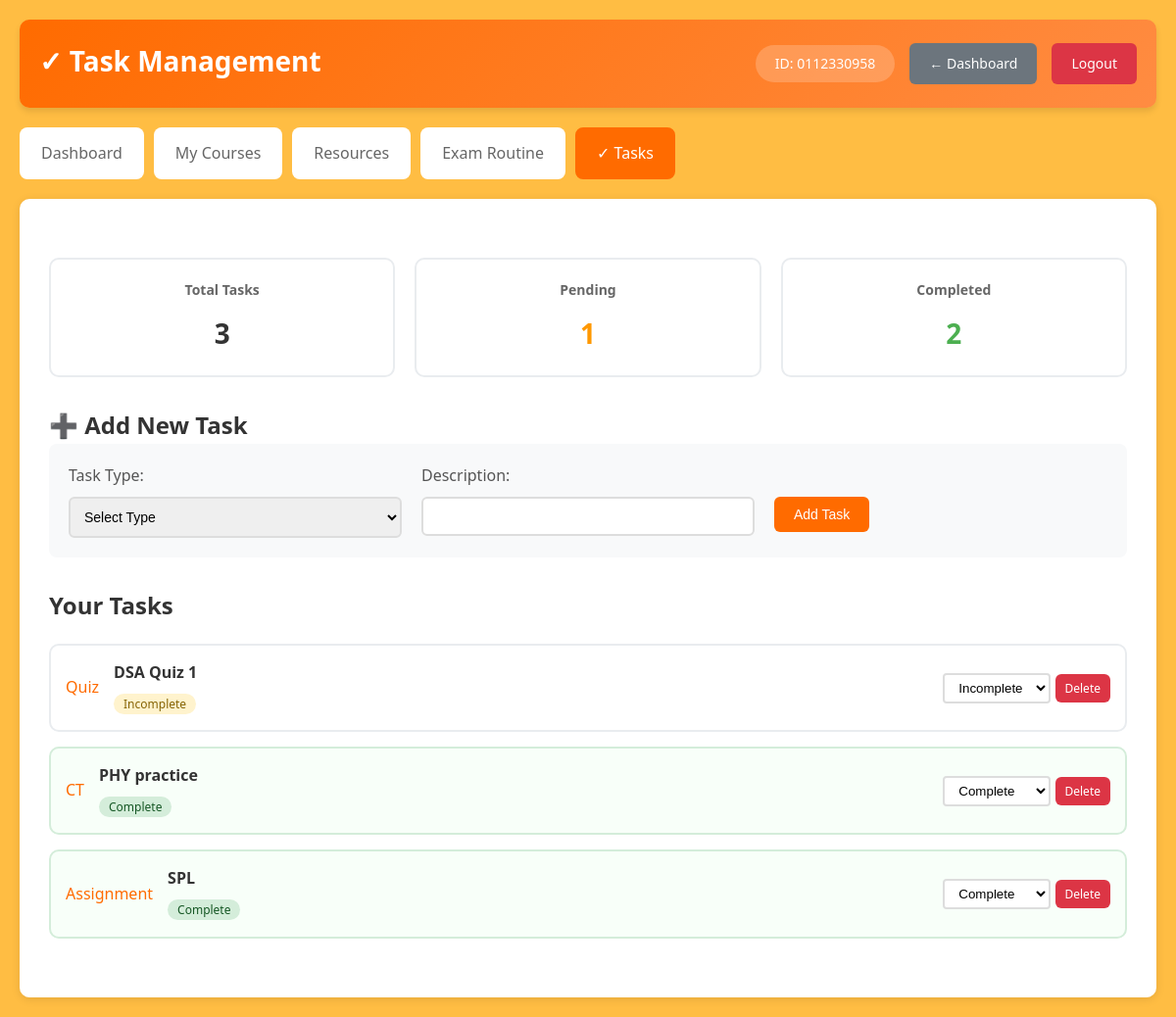
Screenshot of /tasks.php (signed in) with the database file from the repository.
### tables this page shows
CREATE TABLE tasks (
  id INT NOT NULL AUTO_INCREMENT,
  userId VARCHAR(20) DEFAULT NULL,
  task_type VARCHAR(100) DEFAULT NULL,
  description VARCHAR(100) DEFAULT NULL,
  status VARCHAR(100) NOT NULL DEFAULT 'incomplete',
  PRIMARY KEY(id),
  CONSTRAINT fk_usertask FOREIGN KEY (userId) REFERENCES users (userId) ON DELETE CASCADE
);

### tasks.php (the view, shortened to what this page needs)
<?php
include('includes/config.php');
$userId = $_SESSION['user_id'];
$tasks_sql = "SELECT * FROM tasks WHERE userId='$userId' ORDER BY
             CASE WHEN status='incomplete' THEN 1 ELSE 2 END, id DESC";
$tasks_result = mysqli_query($conn, $tasks_sql);
$total_tasks = mysqli_num_rows($tasks_result);
$completed_tasks = 0;
$pending_tasks = 0;
while($task = mysqli_fetch_assoc($tasks_result)) {
    if($task['status'] == 'complete') {
        $completed_tasks++;
    } else {
        $pending_tasks++;
    }
}
mysqli_data_seek($tasks_result, 0);
?>
<!DOCTYPE html>
<html lang="en">
<head>
    <link rel="stylesheet" href="assets/css/style.css">
</head>
<body>
    <div class="container">
        <header class="main-header">
            <div class="header-left">
                <h1>✓ Task Management</h1>
            </div>
            <div class="header-right">
                <div class="user-info">
                    <span>ID: <?php echo $_SESSION['user_id']; ?></span>
                </div>
                <a href="dashboard.php" class="btn btn-secondary">← Dashboard</a>
                <a href="includes/logout.php" class="btn btn-logout">Logout</a>
            </div>
        </header>
        <nav class="main-nav">
            <a href="dashboard.php" class="nav-link">Dashboard</a>
            <a href="courses.php" class="nav-link">My Courses</a>
            <a href="resources.php" class="nav-link"> Resources</a>
            <a href="exam_routine.php" class="nav-link"> Exam Routine</a>
            <a href="tasks.php" class="nav-link active">✓ Tasks</a>
        </nav>
        <div class="content">
            <div class="task-stats">
                <div class="stat-box">
                    <h3>Total Tasks</h3>
                    <p class="stat-number"><?php echo $total_tasks; ?></p>
                </div>
                <div class="stat-box">
                    <h3>Pending</h3>
                    <p class="stat-number" style="color: #ff9800;"><?php echo $pending_tasks; ?></p>
                </div>
                <div class="stat-box">
                    <h3>Completed</h3>
                    <p class="stat-number" style="color: #4caf50;"><?php echo $completed_tasks; ?></p>
                </div>
            </div>
            <div class="content-section">
                <h2>➕ Add New Task</h2>
                <form method="POST" class="form-container">
                    <div class="form-row">
                        <div class="form-group">
                            <label>Task Type:</label>
                            <select name="task_type" required>
                                <option value="">Select Type</option>
                            </select>
                        </div>
                        <div class="form-group">
                            <label>Description:</label>
                            <input type="text" name="description" required
                                   placeholder="">
                        </div>
                        <div class="form-group">
                            <label>&nbsp;</label>
                            <button type="submit" name="add_task" class="btn btn-primary">
                                Add Task
                            </button>
                        </div>
                    </div>
                </form>
            </div>
            <div class="content-section">
                <h2>Your Tasks</h2>
                <?php if($total_tasks > 0): ?>
                    <div class="tasks-list">
                        <?php while($task = mysqli_fetch_assoc($tasks_result)): ?>
                        <div class="task-item <?php echo $task['status']; ?>">
                            <div class="task-info">
                                <div class="task-type">
                                 <?php echo $task['task_type']; ?>
                            </div>
                            <div class="task-desc">
                                <h4><?php echo $task['description']; ?></h4>
                                <span class="task-status <?php echo $task['status']; ?>">
                                     <?php echo ucfirst($task['status']); ?>
                                  </span>
                              </div>
                         </div>
                         <div class="task-actions">
                             <form method="POST" class="status-form">
                                 <select name="status" class="status-select"
                                 onchange="this.form.submit()">
                                <option value="incomplete" <?php echo $task['status']=='incomplete'?'selected':''; ?>>Incomplete</option>
                                 <option value="complete" <?php echo $task['status']=='complete'?'selected':''; ?>>Complete</option>
                                 </select>
                              </form>
                            <a href="tasks.php?delete=<?php echo $task['id']; ?>"
                                 class="btn btn-danger btn-small"
                                 onclick="return confirm('Delete this task?')">
                                  Delete
                            </a>
                        </div>
                        </div>
                        <?php endwhile; ?>
                    </div>
                <?php else: ?>
                    <div class="no-data">
                        <p>📭 No tasks found. Add your first task above!</p>
                    </div>
                <?php endif; ?>
            </div>
        </div>
    </div>
</body>
</html>

### assets/css/style.css (style rules this page uses)
* { margin: 0; padding: 0; box-sizing: border-box; }
body { font-family: 'Segoe UI', Tahoma, Geneva, Verdana, sans-serif; line-height: 1.6; color: #333; background: rgba(255, 166, 0, 0.737); }
.container { max-width: 1200px; margin: 0 auto; padding: 0 20px; }
.main-header { background: linear-gradient(135deg, #ff6b00, #ff8c42); color: white; padding: 20px; border-radius: 10px; margin: 20px 0; display: flex; justify-content: space-between; align-items: center; box-shadow: 0 4px 6px rgba(0,0,0,0.1); }
.header-left h1 { font-size: 28px; margin-bottom: 5px; }
.header-right { display: flex; align-items: center; gap: 15px; }
.user-info { background: rgba(255,255,255,0.2); padding: 8px 15px; border-radius: 20px; font-size: 14px; }
.user-info span { margin: 0 5px; }
.main-nav { display: flex; gap: 10px; margin: 20px 0; flex-wrap: wrap; }
.nav-link { padding: 12px 20px; background: white; border-radius: 8px; text-decoration: none; color: #666; font-weight: 500; transition: all 0.3s; border: 2px solid transparent; }
.nav-link.active { background: #ff6b00; color: white; border-color: #ff6b00; }
.btn { padding: 10px 20px; border: none; border-radius: 6px; cursor: pointer; font-weight: 500; text-decoration: none; display: inline-block; transition: all 0.3s; font-size: 14px; }
.btn-primary { background: #ff6b00; color: white; }
.btn-secondary { background: #6c757d; color: white; }
.btn-logout { background: #dc3545; color: white; }
.btn-danger { background: #dc3545; color: white; }
.btn-small { padding: 5px 10px; font-size: 12px; }
.stat-number { font-size: 28px; font-weight: bold; color: #333; }
.content { background: white; padding: 30px; border-radius: 10px; margin: 20px 0; box-shadow: 0 2px 10px rgba(0,0,0,0.1); }
.content-section { margin: 30px 0; }
.form-container { background: #f8f9fa; padding: 20px; border-radius: 8px; }
.form-row { display: flex; gap: 20px; flex-wrap: wrap; }
.form-group { flex: 1; min-width: 200px; }
.form-group label { display: block; margin-bottom: 8px; color: #555; font-weight: 500; }
.form-group input, .form-group select, .form-group textarea { width: 100%; padding: 10px; border: 2px solid #ddd; border-radius: 6px; font-size: 14px; }
.task-stats { display: grid; grid-template-columns: repeat(auto-fit, minmax(150px, 1fr)); gap: 20px; margin: 30px 0; }
.stat-box { background: white; border: 2px solid #e9ecef; border-radius: 10px; padding: 20px; text-align: center; transition: all 0.3s; }
.stat-box h3 { font-size: 14px; color: #666; margin-bottom: 10px; }
.tasks-list { margin: 20px 0; }
.task-item { background: white; border: 2px solid #e9ecef; border-radius: 10px; padding: 15px; margin-bottom: 15px; display: flex; justify-content: space-between; align-items: center; transition: all 0.3s; }
.task-item.complete { border-color: #d4edda; background: #f8fff9; }
.task-info { display: flex; align-items: center; gap: 15px; }
.task-type { color: #ff6b00; font-weight: 500; }
.task-desc h4 { margin-bottom: 5px; color: #333; }
.task-status { font-size: 12px; padding: 2px 10px; border-radius: 20px; font-weight: 500; }
.task-status.incomplete { background: #fff3cd; color: #856404; }
.task-status.complete { background: #d4edda; color: #155724; }
.status-form { display: inline-block; }
.status-select { padding: 5px 10px; border: 2px solid #ddd; border-radius: 4px; background: white; cursor: pointer; }

### rows the page displays
tasks: task_type "Quiz", description "DSA Quiz 1", status "Incomplete"
tasks: task_type "CT", description "PHY practice", status "Complete"
tasks: task_type "Assignment", description "SPL", status "Complete"

### other values shown
$_SESSION['user_id'] "0112330958"
$total_tasks "3"
$pending_tasks "1"
$completed_tasks "2"
